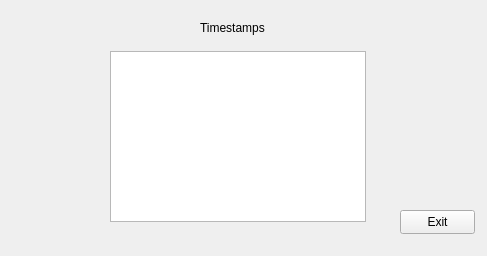
<?xml version="1.0" encoding="UTF-8"?>
<ui version="4.0">
 <class>MainWindow</class>
 <widget class="QMainWindow" name="MainWindow">
  <property name="geometry">
   <rect>
    <x>0</x>
    <y>0</y>
    <width>487</width>
    <height>256</height>
   </rect>
  </property>
  <property name="windowTitle">
   <string>MainWindow</string>
  </property>
  <widget class="QWidget" name="centralwidget">
   <widget class="QListWidget" name="listWidget">
    <property name="geometry">
     <rect>
      <x>110</x>
      <y>51</y>
      <width>256</width>
      <height>171</height>
     </rect>
    </property>
   </widget>
   <widget class="QPushButton" name="pushButton">
    <property name="geometry">
     <rect>
      <x>400</x>
      <y>210</y>
      <width>75</width>
      <height>24</height>
     </rect>
    </property>
    <property name="text">
     <string>Exit</string>
    </property>
   </widget>
   <widget class="QLabel" name="label">
    <property name="geometry">
     <rect>
      <x>200</x>
      <y>20</y>
      <width>71</width>
      <height>16</height>
     </rect>
    </property>
    <property name="text">
     <string>Timestamps</string>
    </property>
   </widget>
  </widget>
 </widget>
 <resources/>
 <connections/>
</ui>
